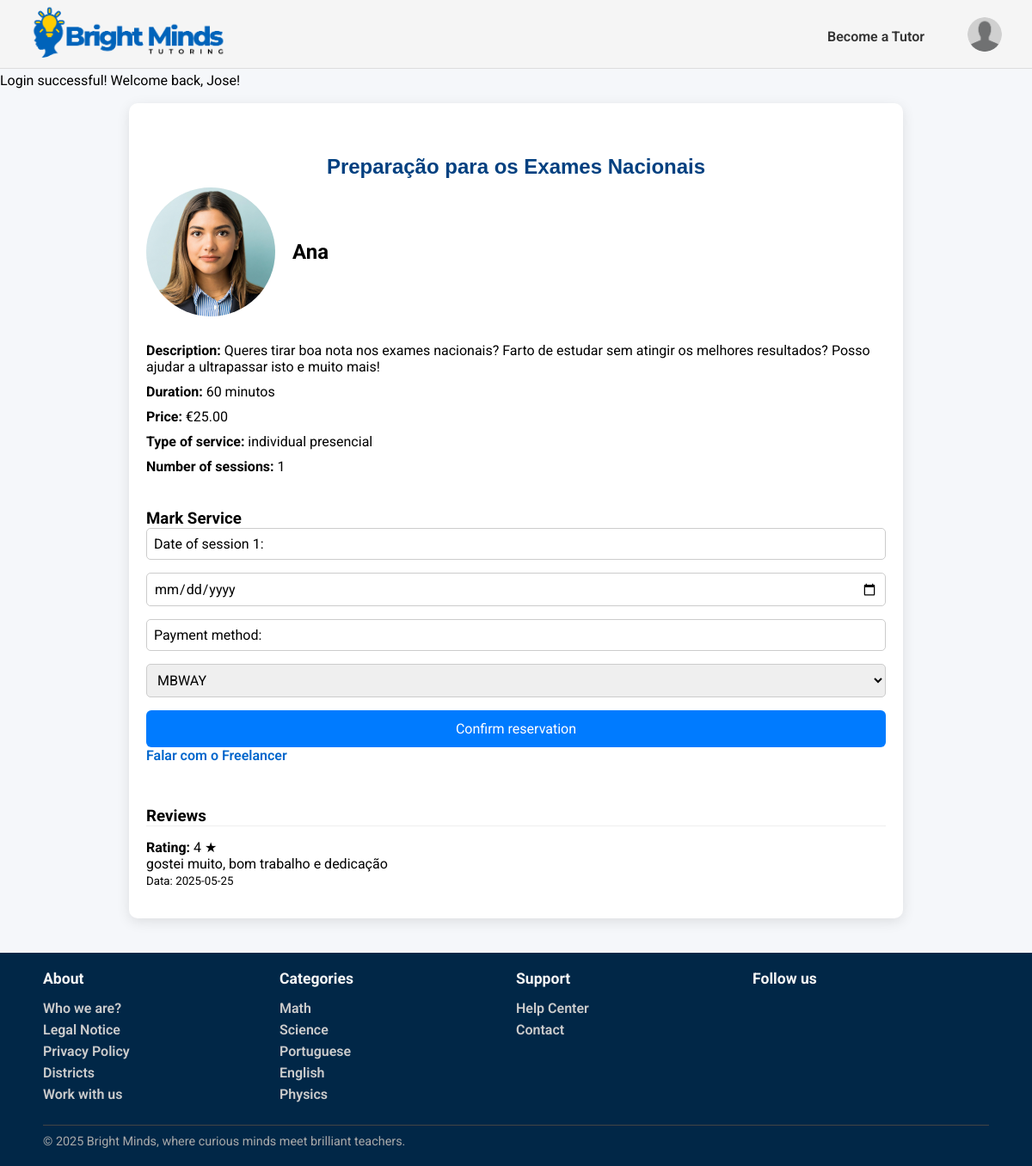
/pages/service_detail.php?id=1 (signed in), run on the app's committed database.
### tables this page shows
CREATE TABLE Service(
    service_id INTEGER PRIMARY KEY,
    freelancer_id INTEGER NOT NULL,
    title TEXT NOT NULL,
    category_name TEXT NOT NULL,
    description TEXT NOT NULL,
    duracao INTEGER NOT NULL,
    price REAL NOT NULL,
    service_type TEXT CHECK(service_type IN ('individual presencial', 'grupo presencial', 'individual online','grupo online', 'revisão trabalhos')) NOT NULL,
    num_sessoes INTEGER NOT NULL,
    status TEXT CHECK(status IN ('ativo', 'inativo')) DEFAULT 'ativo',
    max_students INTEGER,
    FOREIGN KEY (freelancer_id) REFERENCES Freelancers(freelancer_id) ON UPDATE CASCADE ON DELETE CASCADE,
    FOREIGN KEY (category_name) REFERENCES Category(category_name) ON UPDATE CASCADE ON DELETE RESTRICT
);

CREATE TABLE User (
    user_id INTEGER PRIMARY KEY,
    username TEXT UNIQUE NOT NULL,
    name TEXT NOT NULL,
    birth_date DATE,
    email TEXT UNIQUE NOT NULL,
    password TEXT NOT NULL,
    usertype TEXT CHECK(usertype IN ('student', 'tutor', 'admin')) NOT NULL,
    address TEXT,
    postal_code TEXT,
    city TEXT,
    registration_date DATE NOT NULL,
    profile_image TEXT
);

CREATE TABLE Review (
    review_id INTEGER PRIMARY KEY,
    booking_id INTEGER UNIQUE NOT NULL, 
    rating INTEGER NOT NULL CHECK(rating BETWEEN 1 AND 5),
    comment TEXT,
    data_avaliacao DATE NOT NULL,
    FOREIGN KEY (booking_id) REFERENCES Booking(booking_id) ON DELETE RESTRICT ON UPDATE CASCADE /*On delete restrict bloqueia o apagamento da marcação se existir uma review associada.c*/
);

CREATE TABLE Category(
    category_name TEXT PRIMARY KEY
);

### pages/service_detail.php (called while the page is built, shortened)
<?php
require_once('../database/connection.db.php');
require_once('../database/service.class.php');
require_once('../database/user.class.php');
require_once('../database/review.class.php');
require_once('../utils/session.php');
require_once(__DIR__. '/../templates/services.tpl.php');
require_once('../database/categories.php');
$session = new Session();
$db = getDatabaseConnection();
$categories = getAllCategories($db);
$service_id = intval($_GET['id']);
$service = Service::getServiceById($db, $service_id);
$freelancer = User::getUserbyId($db, $service->freelancer_id);
$reviews = Review::getReviewsByServiceId($db, $service_id);
drawHeader($session);
drawServiceDetail($service, $freelancer, $reviews);
drawFooter($categories);
?>

### utils/session.php (called while the page is built, shortened)
<?php
  class Session {
    private array $messages;
    public function __construct() {
      $this->messages = isset($_SESSION['messages']) ? $_SESSION['messages'] : array();
    }
    public function isLoggedIn() : bool {
      return isset($_SESSION['id']);
    }
    public function getUserType() : ?string {
      return isset($_SESSION['user_type']) ? $_SESSION['user_type'] : null;
    }
    public function getPhoto(): ?string{
      return isset($_SESSION['photo']) ? $_SESSION['photo'] : null;
    }
    public function getMessages() {
      return $this->messages;
    }
  }
?>

### database/service.class.php (called while the page is built, shortened)
<?php
  class Service {
    public function __construct(int $service_id, int $freelancer_id, string $title, string $category_name, string $description, int $duracao, int $price, string $service_type, int $num_sessoes, ?int $max_students) {
        $this->freelancer_id = $freelancer_id;
        $this->title = $title;
        $this->description = $description;
        $this->duracao = $duracao;
        $this->price = $price;
        $this->service_type = $service_type;
        $this->num_sessoes= $num_sessoes;
    }
    public static function getServiceById(PDO $db, int $id): ?Service {
        $stmt = $db->prepare('SELECT * FROM Service WHERE service_id = ?');
        $stmt->execute([$id]);
        $row = $stmt->fetch(PDO::FETCH_ASSOC);
        return new Service(
            intval($row['service_id']),
            intval($row['freelancer_id']),
            $row['title'],
            $row['category_name'],
            $row['description'],
            $row['duracao'],
            intval($row['price']),
            $row['service_type'],
            intval($row['num_sessoes']),
            isset($row['max_students']) ? intval($row['max_students']) : null,
        );
    }
}
?>

### database/user.class.php (called while the page is built, shortened)
<?php
  class User {
    public ?string $profile_image;
    public function __construct(int $id, string $username, string $name, string $email, string $password, string $user_type, string $registration_date, ?string $birth_date, ?string $address, ?string $postal_code, ?string $city, ?string $profile_image) {
      $this->id = $id;
      $this->name= $name;
      $this->profile_image= $profile_image;
    }
    static function getUserbyId(PDO $db, int $id) : User {
      $stmt = $db->prepare('SELECT * FROM User WHERE user_id = ?');
      $stmt->execute(array($id));
      $user = $stmt->fetch();
      return new User(
          intval($user['user_id']),
          $user['username'],
          $user['name'],
          $user['email'],
          $user['password'],
          $user['usertype'],
          $user['registration_date'],
          $user['birth_date'],
          $user['address'],
          $user['postal_code'],
          $user['city'],
          $user['profile_image']
        );
    }
    function getPhoto() : string {
      $photo = $this->profile_image ?? "/docs/profile_img/default.png";
      if (file_exists(__DIR__ . '/..' . $photo)) {
        return $photo;
      } else {
      return "/docs/profile_img/default.png";
      }
    }
  }
?>

### database/review.class.php (called while the page is built, shortened)
<?php
    require_once(__DIR__. '/../templates/common.tpl.php');
class Review {
    public function __construct(int $review_id, int $booking_id, int $rating, ?string $comment, string $data_avaliacao) {
        $this->rating = $rating;
        $this->comment = $comment;
        $this->data_avaliacao = $data_avaliacao;
    }
    public static function getReviewsByServiceId(PDO $db, int $service_id): array {
        $stmt = $db->prepare('
            SELECT r.review_id, r.booking_id, r.rating, r.comment, r.data_avaliacao
            FROM Review r
            JOIN Booking b ON r.booking_id = b.booking_id
            WHERE b.service_id = :service_id
            ORDER BY r.data_avaliacao DESC
        ');
        $stmt->bindParam(':service_id', $service_id, PDO::PARAM_INT);
        $stmt->execute();
        $reviews = [];
        while ($row = $stmt->fetch(PDO::FETCH_ASSOC)) {
            $reviews[] = new Review(
                intval($row['review_id']),
                intval($row['booking_id']),
                intval($row['rating']),
                $row['comment'],
                $row['data_avaliacao']
            );
        }
        return $reviews;
    }
}

### database/categories.php (called while the page is built, shortened)
<?php
  function getAllCategories(PDO $db) {
    $stmt = $db->prepare('SELECT category_name
                          FROM Category');
    $stmt->execute();
    return $stmt->fetchAll();
  }
?>

### templates/services.tpl.php (the view, shortened to what this page needs)
<?php function drawServiceDetail($service, $freelancer, $reviews) { ?>
<section id="service-detail">
  <h1><?= htmlspecialchars($service->title) ?></h1>
  <div class="freelancer-info">
    <img src="<?= htmlspecialchars($freelancer->getPhoto()) ?>" alt="Photo of <?= htmlspecialchars($freelancer->name) ?>" />
    <h2><?= htmlspecialchars($freelancer->name) ?></h2>
  </div>
  <div class="service-info">
    <p><strong>Description:</strong> <?= nl2br(htmlspecialchars($service->description)) ?></p>
    <p><strong>Duration:</strong> <?= htmlspecialchars($service->duracao) ?> minutos</p>
    <p><strong>Price:</strong> €<?= number_format($service->price, 2) ?></p>
    <p><strong>Type of service:</strong> <?= htmlspecialchars($service->service_type) ?></p>
    <p><strong>Number of sessions:</strong> <?= htmlspecialchars($service->num_sessoes) ?></p>
  </div>
  <div class="booking-form">
    <h3>Mark Service</h3>
    <form action="../actions/action_booking.php" method="POST">
      <?php for ($i = 1; $i <= $service->num_sessoes; $i++): ?>
      <label for="date<?= $i ?>">Date of session <?= $i ?>:</label>
      <input type="date" id="date<?= $i ?>" name="dates[]" required />
    <?php endfor; ?>
      <label for="payment_method">Payment method:</label>
      <select name="payment_method" id="payment_method" required>
        <option value="MBWAY">MBWAY</option>
      </select>
      <button type="submit">Confirm reservation</button>
    </form>
  </div>
  <div class="contact-freelancer">
    <a href="chat.php?freelancer=<?= $freelancer->id ?>" class="btn"> Falar com o Freelancer</a>
  </div>
  <div class="reviews">
    <h3>Reviews</h3>
    <?php if (count($reviews) === 0) { ?>
      <p>No reviews yet.</p>
    <?php } else {
      foreach ($reviews as $review) { ?>
        <div class="review">
          <p><strong>Rating:</strong> <?= htmlspecialchars($review->rating) ?> ★</p>
          <p><?= nl2br(htmlspecialchars($review->comment)) ?></p>
          <small>Data: <?= htmlspecialchars($review->data_avaliacao) ?></small>
        </div>
    <?php }
    } ?>
  </div>
</section>
<?php } ?>

### templates/common.tpl.php (shortened to what this page needs)
<?php
    require_once(__DIR__. '/../utils/session.php');
    require_once(__DIR__.'/../database/user.class.php');
?>
<?php function drawHeader(Session $session){ ?>
    <!DOCTYPE html>
    <html>
        <head>
            <link rel="stylesheet" href="../css/style.css">
            <link rel="stylesheet" href="../css/profile.css">
            <link rel="stylesheet" href="../css/services.css">
            <link rel="stylesheet" href="../css/service_detail.css">
            <link rel="stylesheet" href="../css/admin.css">
            <link rel="stylesheet" href="../css/services_manage.css">
            <link rel="stylesheet" href="../css/client_booking.css">
            <link rel="stylesheet" href="../css/message.css">
        </head>
        <body>
            <header>
                <nav>
                    <a href="../pages/index.php"><img id="logo" src="../docs/BrightMinds_logo.png" alt="BrightMinds Logo"></a>
                    <?php
                        if($session->isLoggedIn()) drawUserNav($session);
                        else drawVisitorNav();
                    ?>
                </nav>
                <section id="messages">
                    <?php foreach ($session->getMessages() as $messsage) { ?>
                        <article class="<?=$messsage['type']?>">
                            <?=$messsage['text']?>
                        </article>
                    <?php } ?>
                </section>
            </header>
            <main>
<?php } ?>
<?php function drawUserNav(Session $session) { ?>
    <div class="user-nav">
        <?php if($session->getUserType()==='student'){ ?>
            <a href="../pages/become_freelancer.php">Become a Tutor</a>
        <?php } else { ?>
            <a href="../pages/add_service.php">Add Service</a>
        <?php } ?>
        <div class="profile-dropdown">
            <button type="button" class="profile-button" onclick="toggleProfileMenu()">
                <img src="<?= $session->getPhoto() ?>" alt="Profile image" class="profile-image">
            </button>
        </div>
    </div>
<?php } ?>
<?php function drawFooter(array $categories){ ?>
            </main>
            <footer>
                <div class="footer-content">
                    <section class="footer-column">
                        <h3>About</h3>
                        <ul>
                            <li><a href="">Who we are?</a></li>
                            <li><a href="">Legal Notice</a></li>
                            <li><a href="">Privacy Policy</a></li>
                            <li><a href="">Districts</a></li>
                            <li><a href="">Work with us</a></li>
                        </ul>
                    </section>
                    <section class="footer-column">
                        <h3>Categories</h3>
                        <ul>
                            <?php foreach($categories as $category){ ?>
                                <li>
                                    <a href=""><?=$category['category_name']?>
                                    </a>
                                </li>
                            <?php } ?>
                        </ul>
                    </section>
                    <section class="footer-column">
                        <h3>Support</h3>
                        <ul>
                            <li><a href="#">Help Center</a></li>
                            <li><a href="#">Contact</a></li>
                        </ul>
                    </section>
                    <section class="footer-column">
                        <h3>Follow us</h3>
                    </section>
                    <div class="footer-bottom">
                        <hr>
                        <p>© 2025 Bright Minds, where curious minds meet brilliant teachers.</p>
                    </div>
                </div>
            </footer>
        </body>
    </html>
<?php } ?>

### css/style.css (style rules this page uses)
* { font-family: "Roboto"; margin:0; padding:0; box-sizing: border-box; }
body { background-color: #f5f7fa; }
header { font-family: "Roboto"; font-style: normal; background-color: whitesmoke; border-bottom: 1px solid #ddd; height: 80px; width: 100%; position: sticky; top:0; left:0; }
nav { display: flex; align-items: center; justify-content: space-between; padding: 5px 35px; }
#logo { height:70px; width: auto; }
a { text-decoration:none; }
.visitor-nav-links li a, .user-nav a { color: #333; font-weight: 600; font-size: 16px; }
.user-nav { display: flex; align-items: center; gap: 50px; }
.user-nav > a { color: #333; font-weight: 600; font-size: 16px; }
.profile-button { background:none; border:none; cursor:pointer; padding:0; }
.profile-image { width: 40px; height: 40px; border-radius: 50%; object-fit: cover; }
.profile-dropdown { position: relative; }
footer { font-family: "Roboto", sans-serif; background-color: #012747; color: #fff; padding: 20px 50px; }
.footer-content { display:grid; grid-template-columns: repeat(4, 1fr); grid-template-rows: auto auto; row-gap: 20px; }
.footer-bottom { grid-column: 1 / -1; }
.footer-column h3 { font-size: 1.1rem; margin-bottom: 15px; color: #f5f5f5; }
.footer-column ul { list-style: none; }
.footer-column ul li { margin-bottom: 6px; }
.footer-column ul li a { text-decoration: none; color: #ccc; }
.footer-bottom { text-align: start; font-size: 0.9rem; color: #aaa; }
.footer-bottom hr { border: none; border-top: 1px solid #444; margin-bottom: 10px; }

### css/profile.css (style rules this page uses)
* { font-family: "Roboto"; margin:0; padding:0; box-sizing: border-box; }

### css/service_detail.css (style rules this page uses)
#service-detail { max-width: 900px; margin: 40px auto; padding: 20px; background: white; border-radius: 10px; box-shadow: 0 4px 15px rgba(0,0,0,0.1); }
#service-detail > h1 { margin-top: 40px; margin-bottom: 10px; }
.freelancer-info { display: flex; align-items: center; gap: 20px; margin-bottom: 30px; }
.freelancer-info img { width: 150px; height: 150px; border-radius: 50%; object-fit: cover; }
.service-info p { margin: 10px 0; font-size: 16px; }
.booking-form { margin-top: 40px; }
.booking-form label, .booking-form select, .booking-form input { display: block; width: 100%; margin-bottom: 15px; font-size: 16px; padding: 8px; border-radius: 5px; border: 1px solid #ccc; }
.booking-form button { background-color: #007bff; color: white; padding: 12px; border: none; border-radius: 6px; cursor: pointer; font-size: 16px; width: 100%; }
.reviews { margin-top: 50px; }
.review { border-top: 1px solid #eee; padding: 15px 0; }

### css/services_manage.css (style rules this page uses)
h1 { margin-top: 100px; color: #004080; }
a { color: #0066cc; text-decoration: none; }

### css/client_booking.css (style rules this page uses)
h1 { margin-top: 100px; color: #004080; font-family: Arial, sans-serif; font-weight: bold; text-align: center; margin-bottom: 40px; }
a { color: #0066cc; text-decoration: none; font-weight: 600; }

### data on the page
service: title "Preparação para os Exames Nacionais", description "Queres tirar boa nota nos exames nacionais? Farto de estudar sem atingir os melhores resultados? Posso ajudar a ultrapassar isto e muito mais!", duracao "60", price "25.00", service_type "individual presencial", num_sessoes "1"
user: profile_image (picture), name "Ana"
review: rating "4", comment "gostei muito, bom trabalho e dedicação", data_avaliacao "2025-05-25"
category: category_name "Math"
category: category_name "Science"
category: category_name "Portuguese"
category: category_name "English"
category: category_name "Physics"

### other printed values
$messsage['text'] "Login successful! Welcome back, Jose!"
